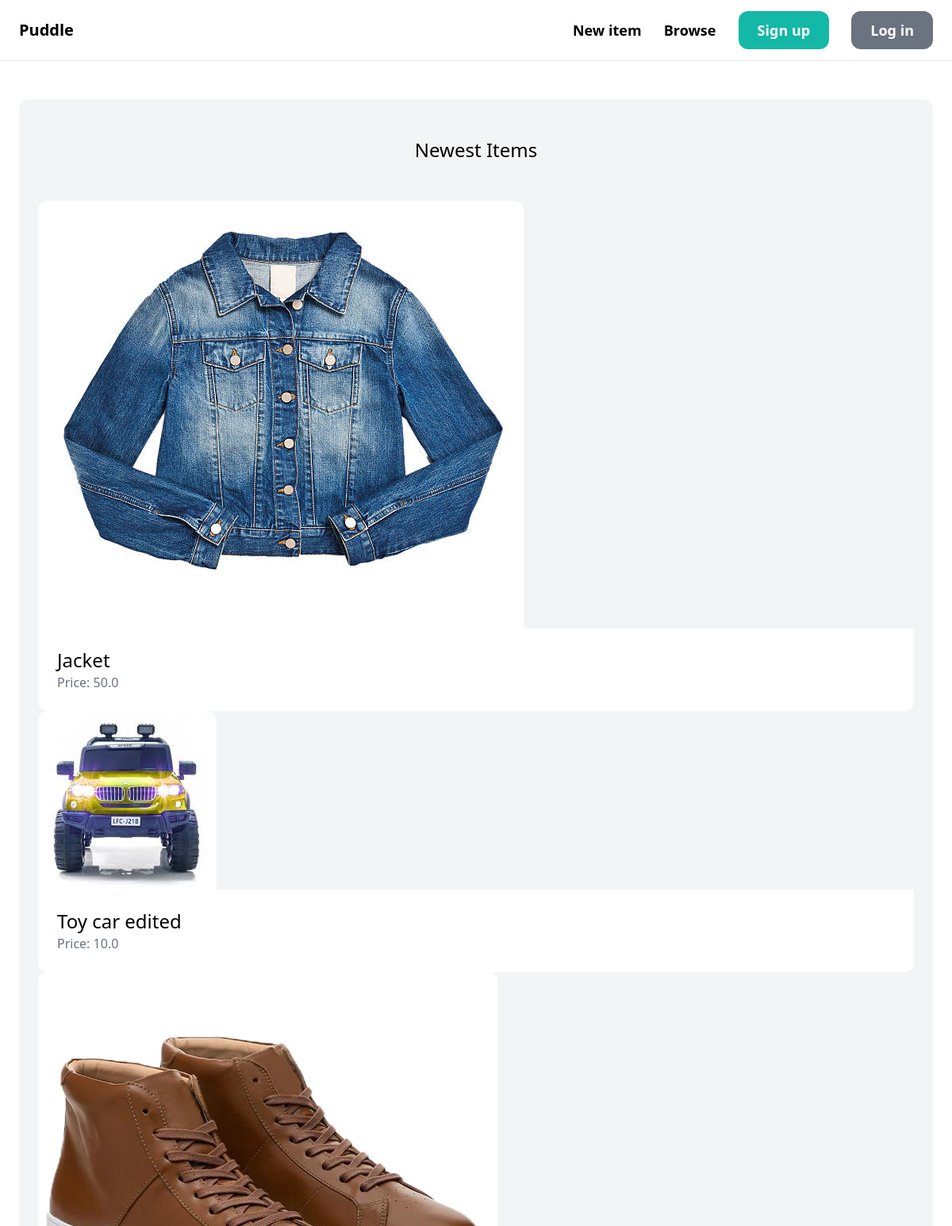
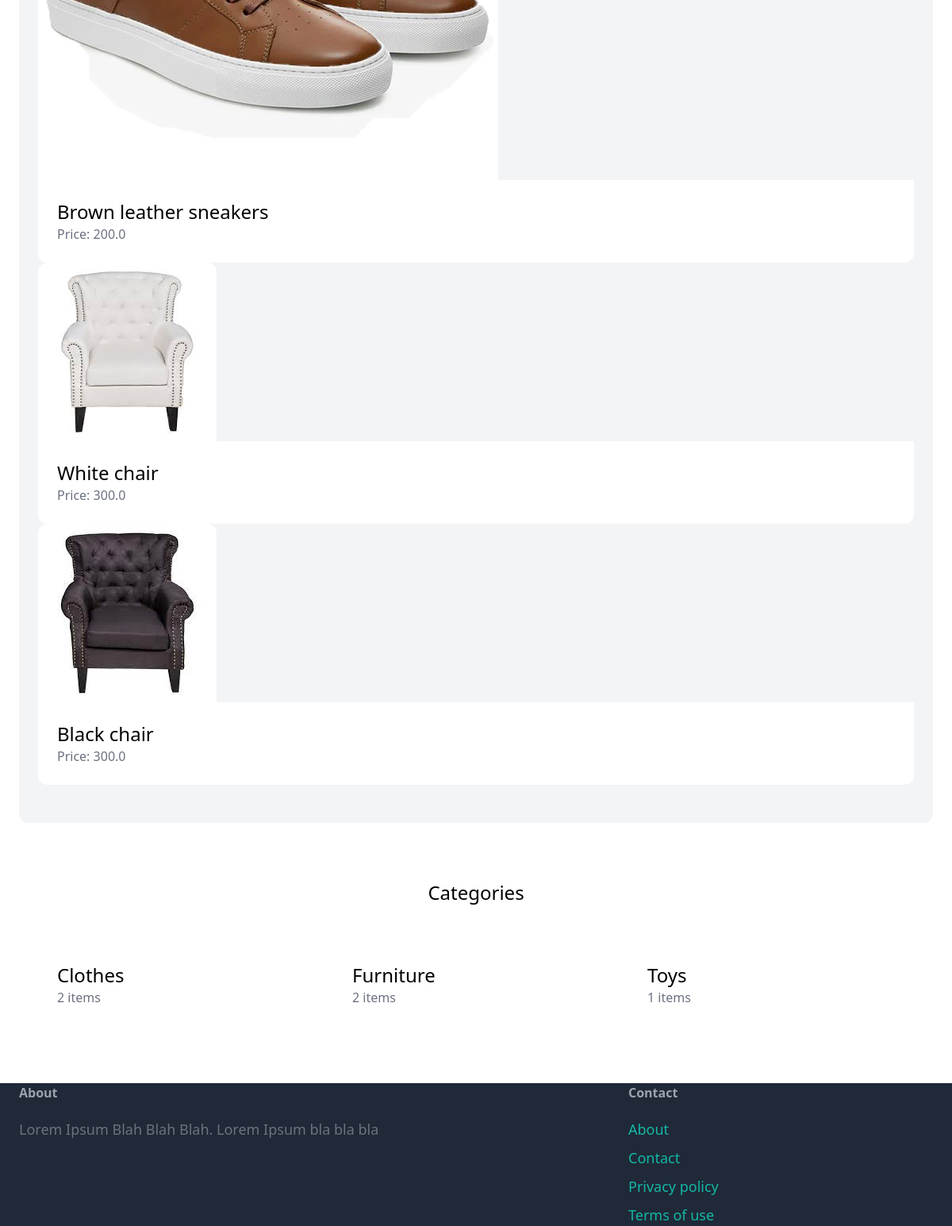
The page / on the database its author committed (2 pictures, top to bottom).
### item/models.py (models this page shows, shortened)
class Item(models.Model):
    category = models.ForeignKey(Category, related_name='items', on_delete=models.CASCADE)
    name = models.CharField(max_length=255)
    description = models.TextField(blank=True, null=True)
    price = models.FloatField()
    image = models.ImageField(upload_to='item_images', blank=True, null=True)
    is_sold = models.BooleanField(default=False)
    created_at = models.DateTimeField(auto_now_add=True)
    created_by = models.ForeignKey(User, related_name='items', on_delete=models.CASCADE)
    class Meta:
        verbose_name_plural = 'items'

class Category(models.Model):
    name = models.CharField(max_length=255)
    class Meta:
        ordering = ('name',)
        verbose_name_plural = 'categories'

### core/views.py (the view)
# urls.py: path('', views.index, name='index'),
def index(request):
    items = Item.objects.filter(is_sold=False)[0:6]
    categories = Category.objects.all()
    context = {
        'items': items,
        'categories': categories,
    }
    return render(request, 'core/index.html', context)

### core/templates/core/index.html (shortened to what this page needs)
{% extends 'base.html' %}
{% block content%}
    <div class="mt-6 px-6 py-12 bg-gray-100 rounded-xl">
        <h2 class="mb-12 text-2xl text-center">Newest Items</h2>
        <div class="gird grid-cols-3 gap-3">
            {% for item in items %}
                <div>
                    <a href="{% url 'item:detail' item.id %}">
                        <div>
                            <img src="{{ item.image.url }}" class="rounded-t-xl">
                        </div>
                        <div class="p-6 bg-white rounded-b-xl">
                            <h2 class="text-2xl">{{ item.name }}</h2>
                            <p class="text-gray-500">Price: {{ item.price }}</p>
                        </div>
                    </a>
                </div>
            {% endfor %}
        </div>
    </div>
    <div class="mt-6 px-6 py-12 b-gray-100 rounded-xl">
        <h2 class="mb-12 text-2xl text-center">Categories</h2>
        <div class="grid grid-cols-3 gap-3">
            {% for category in categories %}
            <div>
                <a href="#">
                    <div class="p-6 bg-white rounded-b-xl">
                        <h2 class="text-2xl">{{ category.name }}</h2>
                        <p class="text-gray-500">{{ category.items.count }} items</p>
                    </div>
                </a>
            </div>
            {% endfor %}
        </div>
    </div>
{% endblock content %}

### rows shown on the page
Item: image (picture), name "Jacket", price "50.0"
Item: image (picture), name "Toy car edited", price "10.0"
Item: image (picture), name "Brown leather sneakers", price "200.0"
Item: image (picture), name "White chair", price "300.0"
Item: image (picture), name "Black chair", price "300.0"
Category: name "Clothes", items.count "2"
Category: name "Furniture", items.count "2"
Category: name "Toys", items.count "1"
